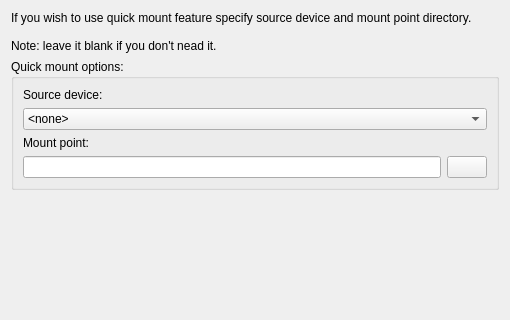
           <widget class="QWidget" name="widgetCreatePrefix2" native="true">
            <property name="geometry">
             <rect>
              <x>-1</x>
              <y>0</y>
              <width>510</width>
              <height>320</height>
             </rect>
            </property>
            <property name="autoFillBackground">
             <bool>true</bool>
            </property>
            <layout class="QVBoxLayout" name="_11">
             <item>
              <widget class="QLabel" name="label_11">
               <property name="text">
                <string>If you wish to use quick mount feature specify source device and mount point directory.

Note: leave it blank if you don't nead it.</string>
               </property>
               <property name="wordWrap">
                <bool>true</bool>
               </property>
              </widget>
             </item>
             <item>
              <widget class="QGroupBox" name="groupBox_3">
               <property name="title">
                <string>Quick mount options:</string>
               </property>
               <layout class="QVBoxLayout" name="_12">
                <item>
                 <widget class="QLabel" name="label_12">
                  <property name="text">
                   <string>Source device:</string>
                  </property>
                 </widget>
                </item>
                <item>
                 <widget class="QComboBox" name="combSourceDevice">
                  <item>
                   <property name="text">
                    <string>&lt;none&gt;</string>
                   </property>
                  </item>
                 </widget>
                </item>
                <item>
                 <widget class="QLabel" name="label_13">
                  <property name="text">
                   <string>Mount point:</string>
                  </property>
                 </widget>
                </item>
                <item>
                 <widget class="QWidget" name="widget_13" native="true">
                  <layout class="QHBoxLayout" name="_13">
                   <property name="spacing">
                    <number>6</number>
                   </property>
                   <property name="margin">
                    <number>0</number>
                   </property>
                   <item>
                    <widget class="QLineEdit" name="txtMountPoint">
                     <property name="readOnly">
                      <bool>false</bool>
                     </property>
                    </widget>
                   </item>
                   <item>
                    <widget class="QPushButton" name="cmdGetMountPoint">
                     <property name="text">
                      <string/>
                     </property>
                     <property name="iconSize">
                      <size>
                       <width>16</width>
                       <height>16</height>
                      </size>
                     </property>
                    </widget>
                   </item>
                  </layout>
                 </widget>
                </item>
               </layout>
              </widget>
             </item>
             <item>
              <spacer>
               <property name="orientation">
                <enum>Qt::Vertical</enum>
               </property>
               <property name="sizeHint" stdset="0">
                <size>
                 <width>20</width>
                 <height>76</height>
                </size>
               </property>
              </spacer>
             </item>
            </layout>
           </widget>
